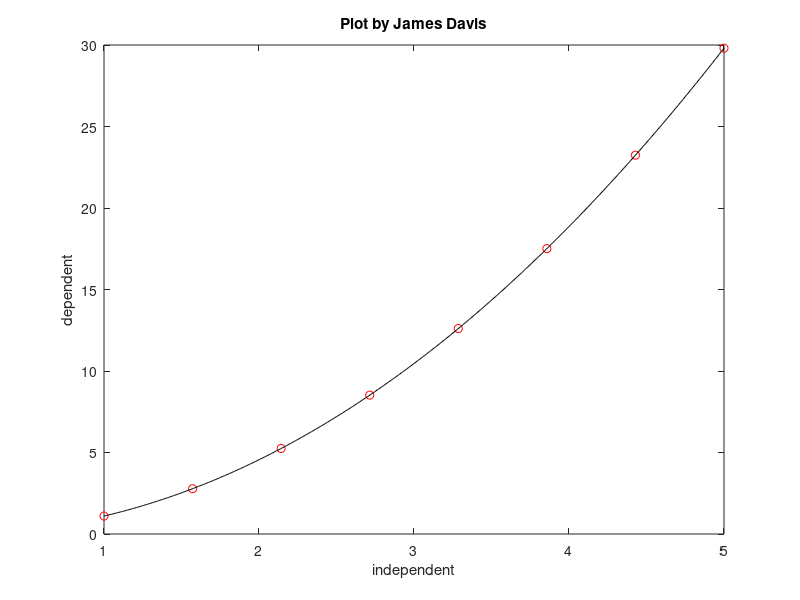

MATLAB code for this plot:
%James Davis, EGN3204, Fall 2014
% MATLAB m file for problem 2, Project 12

clear all
clear console

load('davis_power.mat');

r = polyfit(log(x),log(y),1);

p = exp(r(2));
q = r(1);

xplot = linspace(x(1),x(end),500);
yplot = p*(xplot.^q);

figure(1)
plot(x,y,'or',xplot,yplot,'-k')
xlabel('independent')
ylabel('dependent')
title('Plot by James Davis')
fprintf('The value of p is %f and the value of q is %f',p,q);